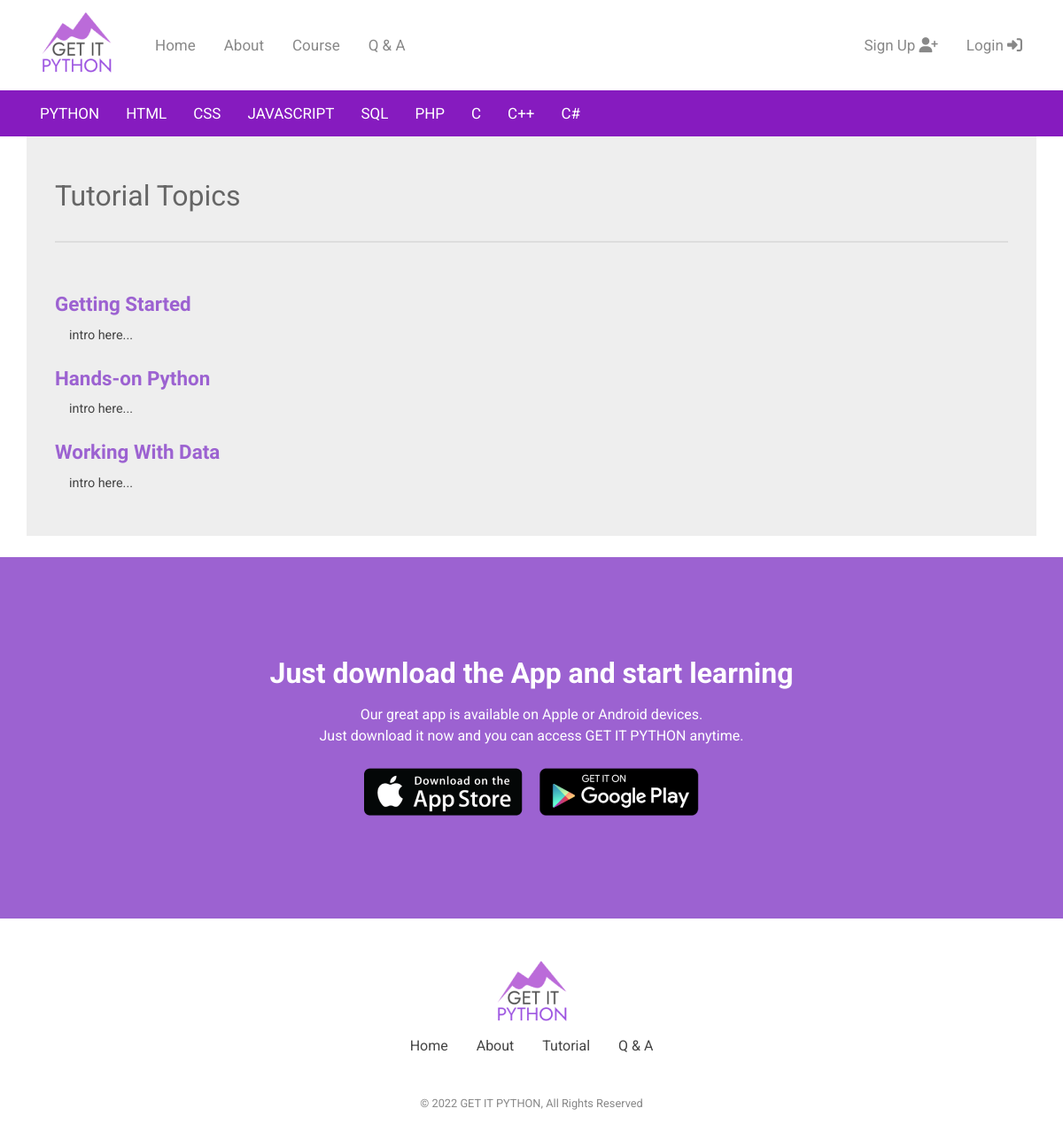
Page /course/courses/topiclist/ on the committed database.
### courses/models.py (models this page shows, shortened)
class Topic(models.Model):
    course = models.ForeignKey(Course, on_delete= models.CASCADE)
    name = models.CharField(max_length=50, default="name here...")
    intro = models.TextField(max_length=500, default="intro here...")

### courses/views.py (the view)
# urls.py: path("courses/topiclist/", TopicListView.as_view(), name="topic_list"),
class TopicListView(ListView):
    model = Topic
    template_name = "courses/topic_list.html"

### courses/templates/courses/topic_list.html (shortened to what this page needs)
{% extends "base.html" %}
{% block content %}
<section class="container">
    <div class="course_container">
    <h1 class="course_heading">Tutorial Topics</h1>
    <p class="border"><p>
    {% for topic in topic_list %}
        <h2 class="topic_title">{{ topic.name }} </h2>
        <p class="topic_p"> {{ topic.intro }} </p>
    {% endfor %}
    </div>
</section>
{% endblock content %}

### static/css/main.css (style rules this page uses)
* { margin: 0; padding: 0; box-sizing: border-box; }
body { font-family: Roboto, Arial, Helvetica, sans-serif; }
.container { padding-right: 15px; padding-left: 15px; margin-right: auto; margin-left: auto; }
@media (min-width: 768px) { .container { width: 750px; } }
@media (min-width: 992px) { .container { width: 970px; } }
@media (min-width: 1200px) { .container { width: 1170px; } }

### static/css/courses.css (style rules this page uses)
.course_container { padding: 3rem 5rem; margin-bottom: 1.5rem; background-color: #eeeeee; }
@media screen and (max-width: 1200px) { .course_container { padding: 3rem 2rem; } }
.course_heading { color: #666666; font-family: Roboto, Arial, Helvetica, sans-serif; font-weight: 400; font-size: 2rem; margin-bottom: 1rem; }
.border { width: 100%; height: auto; border-bottom: 2px solid #dddddd; padding-bottom: 1rem; margin-bottom: 2rem; }
.topic_title { color: #9C62D1; font-family: Quicksand, 'Franklin Gothic Medium', 'Arial Narrow', Arial, sans-serif; font-weight: 600; font-size: 1.4rem; padding: 1.5rem 0 .8rem 0; }
.topic_p { color: #444444; font-size: .9rem; line-height: 1.4rem; padding: 0 5rem; }
@media screen and (max-width: 1200px) { .topic_p { line-height: 1.3rem; padding: 0 0 0 1rem; } }

### rows in the picture
Topic: name "Getting Started", intro "intro here..."
Topic: name "Hands-on Python", intro "intro here..."
Topic: name "Working With Data", intro "intro here..."
